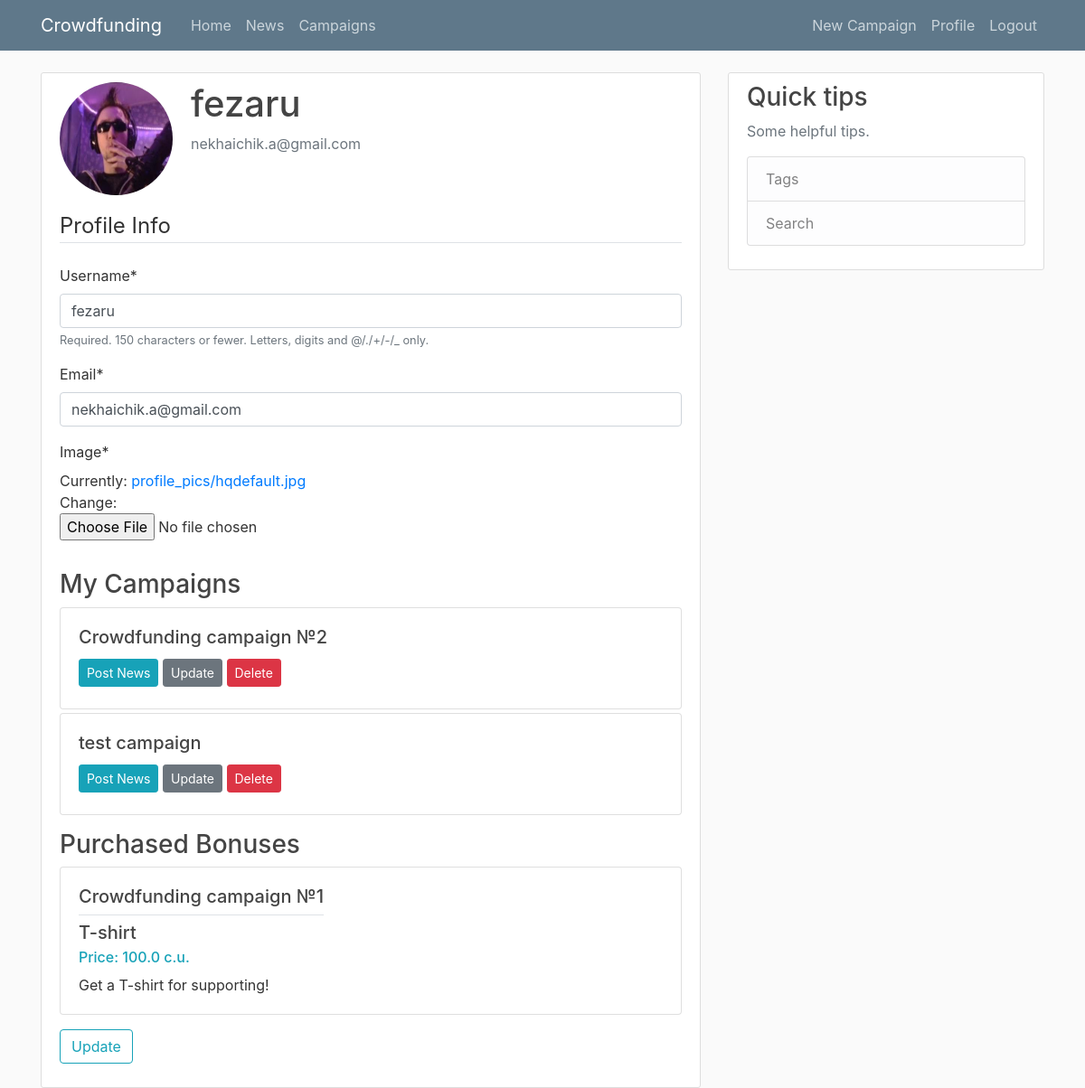
/profile/ (signed in), run on the app's committed database.
### users/models.py (models this page shows, shortened)
class Profile(models.Model):
    user = models.OneToOneField(User, on_delete=models.CASCADE)
    image = models.ImageField(default='default.jpg', upload_to='profile_pics')

### campaigns/models.py (models this page shows, shortened)
class Campaign(models.Model):
    name = models.CharField(max_length=255, unique=True)
    description = models.TextField()
    theme = models.CharField(max_length=255, choices=CAMPAIGN_THEME_CHOICES, default='all')
    tags = models.CharField(max_length=255)
    video_URL = models.CharField(max_length=255)
    target_money = models.IntegerField()
    created_date = models.DateTimeField(default=timezone.now)
    end_date = models.DateTimeField(default=timezone.now)
    owner = models.ForeignKey(User, on_delete=models.CASCADE)

class UserBonus(models.Model):
    user = models.ForeignKey(User, on_delete=models.CASCADE)
    bonus = models.ForeignKey(Bonus, on_delete=models.CASCADE)

class Bonus(models.Model):
    name = models.CharField(max_length=255)
    price = models.FloatField()
    description = models.TextField()
    campaign = models.ForeignKey(Campaign, on_delete=models.CASCADE, related_name="bonuses")

### users/views.py (the view)
# urls.py: path('profile/', user_views.profile, name='profile'),
@login_required()
def profile(request):
    if request.method == 'POST':
        u_form = UserUpdateForm(request.POST, instance=request.user)
        p_form = ProfileUpdateForm(request.POST, request.FILES, instance=request.user.profile)
        if u_form.is_valid() and p_form.is_valid():
            u_form.save()
            p_form.save()
            messages.success(request, f'Your account has been updated')
            return redirect('profile')
    else:
        u_form = UserUpdateForm(instance=request.user)
        p_form = ProfileUpdateForm(instance=request.user.profile)
    bonuses = UserBonus.objects.filter(user=request.user)
    campaigns = Campaign.objects.filter(owner=request.user)
    context = {
        'u_form': u_form,
        'p_form': p_form,
        'bonuses': bonuses,
        'campaigns': campaigns,
    }
    return render(request, 'users/profile.html', context)

### users/forms.py
class UserUpdateForm(forms.ModelForm):
    email = forms.EmailField()
    class Meta:
        model = User
        fields = ['username', 'email']

class ProfileUpdateForm(forms.ModelForm):
    class Meta:
        model = Profile
        fields = ['image']

### users/templates/users/profile.html (shortened to what this page needs)
{% extends "campaigns/base.html" %}
{% load crispy_forms_tags %}
{% block content %}
    <div class="content-section">
      <div class="media">
        <img class="rounded-circle account-img" src="{{ user.profile.image.url }}">
        <div class="media-body">
          <h2 class="account-heading">{{ user.username }}</h2>
          <p class="text-secondary">{{ user.email }}</p>
        </div>
      </div>
      <form method="POST" enctype="multipart/form-data">
        <fieldset class="form-group">
            <legend class="border-bottom mb-4">Profile Info</legend>
            {{ u_form|crispy }}
            {{ p_form|crispy }}
        </fieldset>
        {% if user.campaign_set.count > 0 %}
          <h3 class="article-title">My Campaigns</h3>
          <div class="mb-3">
            {% for campaign in campaigns %}
              <div class="card mb-1">
                <div class="card-body">
                    <h5><a class="article-title" href="{% url 'campaigns-detail' campaign.id %}">{{ campaign.name }}</a></h5>
                    <div>
                    <a href="{% url 'news-create' campaign.id %}" class="btn btn-info btn-sm mt-1 mb-1">Post News</a>
                    <a href="{% url 'campaigns-update' campaign.id %}" class="btn btn-secondary btn-sm mt-1 mb-1">Update</a>
                    <a href="{% url 'campaigns-delete' campaign.id %}" class="btn btn-danger btn-sm mt-1 mb-1">Delete</a>
                  </div>
                </div>
              </div>
            {% endfor %}
          </div>
        {% endif %}
        {% if bonuses.count > 0 %}
          <h3 class="article-title">Purchased Bonuses</h3>
          <div class="mb-3">
            {% for item in bonuses %}
              <div class="card mb-1">
                <div class="card-body">
                  <h5><a class="article-title border-bottom pb-2" href="{% url 'campaigns-detail' item.bonus.campaign.id %}">{{ item.bonus.campaign.name }}</a></h5>
                  <h5 class="card-title pt-2">{{ item.bonus.name }}</h5>
                  <h6 class="card-subtitle mb-2 text-info">Price: {{ item.bonus.price }} c.u.</h6>
                  <p class="card-text">{{ item.bonus.description }}</p>
                </div>
              </div>
            {% endfor %}
          </div>
        {% endif %}
        <div class="form-group">
            <button class="btn btn-outline-info" type="submit">Update</button>
        </div>
      </form>
    </div>
{% endblock content %}

### campaigns/static/campaigns/main.css (style rules this page uses)
body { background: #fafafa; color: #333333; margin-top: 5rem; }
h1, h2, h3, h4, h5, h6 { color: #444444; }
.content-section { background: #ffffff; padding: 10px 20px; border: 1px solid #dddddd; border-radius: 3px; margin-bottom: 20px; }
.article-title { color: #444444; }
.account-img { height: 125px; width: 125px; margin-right: 20px; margin-bottom: 16px; }
.account-heading { font-size: 2.5rem; }

### data on the page
Campaign: name "Crowdfunding campaign №2"
Campaign: name "test campaign"
UserBonus: bonus.campaign.name "Crowdfunding campaign №1", bonus.name "T-shirt", bonus.price "100.0", bonus.description "Get a T-shirt for supporting!"

### other printed values
{{ user.username }} "fezaru"
{{ user.email }} "nekhaichik.a@gmail.com"
